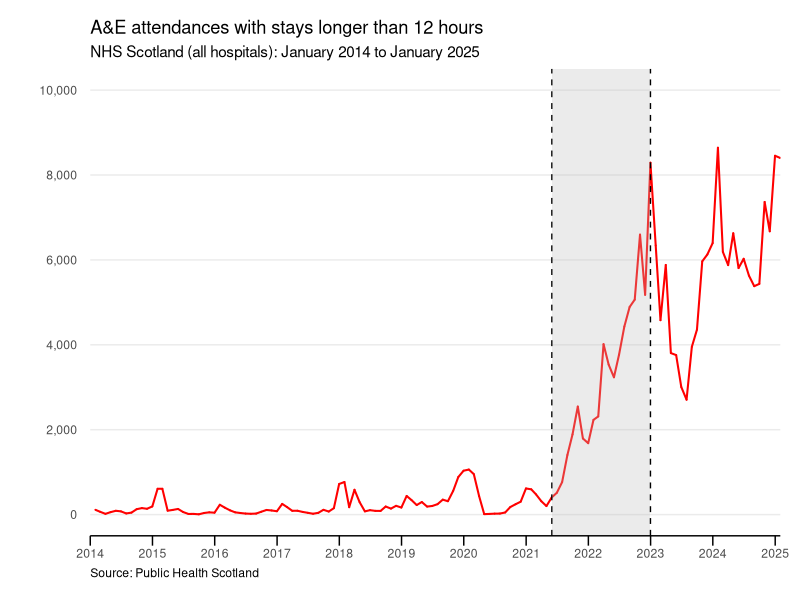

The R script that drew this image:

# The monthly count line chart --------------------------------------------


# load packages -----------------------------------------------------------

library(readxl)
library(tidyverse)
library(scales)


# import data -------------------------------------------------------------

df_01 <-
  read_xlsx("data/rie_monthly_720_counts.xlsx")


# draw the line chart -----------------------------------------------------

ggplot(data = df_01) +
  aes(x = month_ending,
      y = scotland_12) +
  geom_line(colour = "red",
            linewidth = 0.7) +
  geom_point(colour = "red", 
             size = 0) +
  geom_vline(xintercept = as.POSIXct('2021-06-01'),
             linetype = "dashed") +
  geom_vline(xintercept = as.POSIXct('2022-12-31'),
             linetype = "dashed") +
  annotate("rect",
           xmin = as.POSIXct('2021-06-01'), 
           xmax = as.POSIXct('2022-12-31'), 
           ymin = -Inf, 
           ymax = Inf,  
           fill = "grey", 
           alpha= 0.3) +
  scale_x_datetime(limits = c(as.POSIXct('2014-01-01'),
                              as.POSIXct('2025-01-31')),
                   breaks = "12 month",
                   labels = date_format("%Y"),
                   expand = c(0, 0)) +
  scale_y_continuous(limits = c(0, 10000),
                     breaks = seq(0, 10000, 2000),
                     label = comma) +
  labs(title = "A&E attendances with stays longer than 12 hours",
       subtitle = "NHS Scotland (all hospitals): January 2014 to January 2025",
       x = NULL,
       y = NULL,
       caption = "Source: Public Health Scotland") +
  theme_minimal() +
  theme(axis.line.x = element_line(colour = "black"),
        axis.ticks.x = element_line(colour = "black"),
        axis.ticks.length = unit(.25, "cm"),
        panel.grid.major.x = element_blank(),
        panel.grid.minor.x = element_blank(),
        panel.grid.minor.y = element_blank(),
        panel.background = element_rect(fill = '#FFFFFF', colour = '#FFFFFF'),
        plot.background = element_rect(fill = '#FFFFFF', colour = '#FFFFFF'),
        plot.caption = element_text(hjust = 0,
                                    colour = "black"),
        plot.margin = unit(c(0.5, 0.5, 0.5, 1), "cm"))
